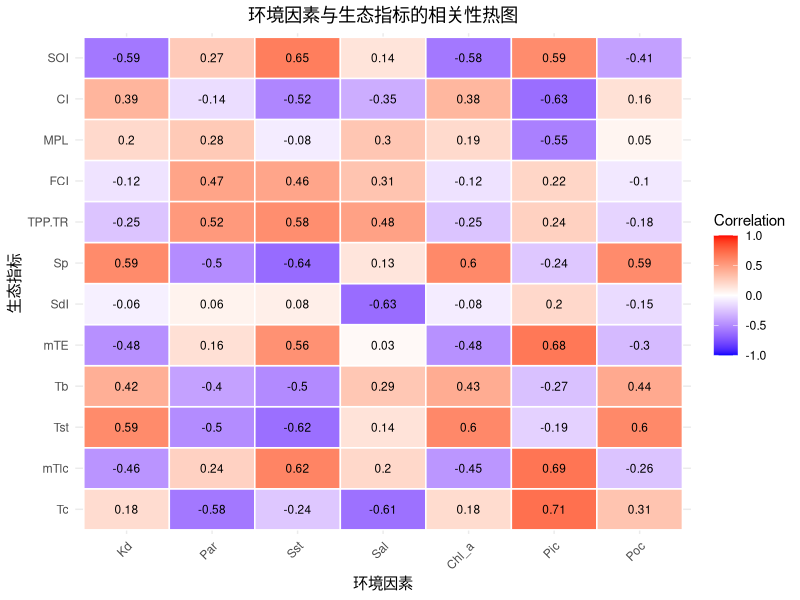
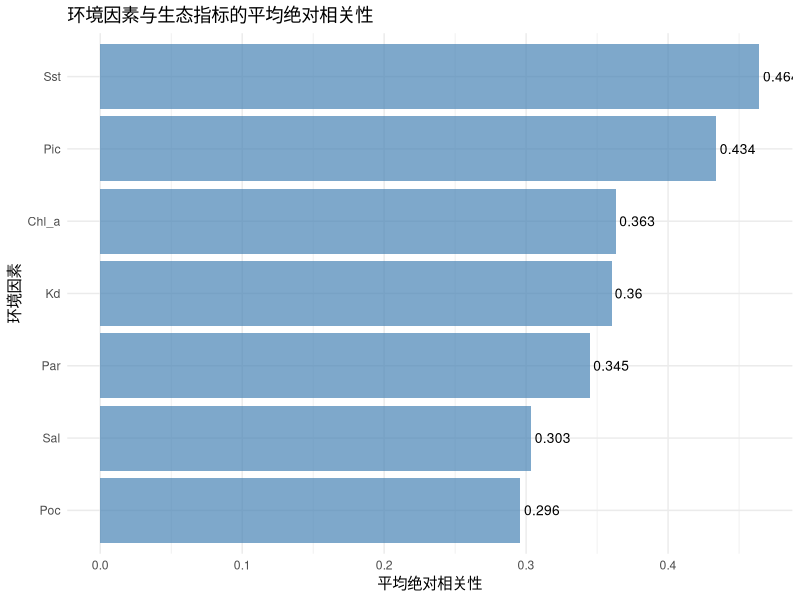
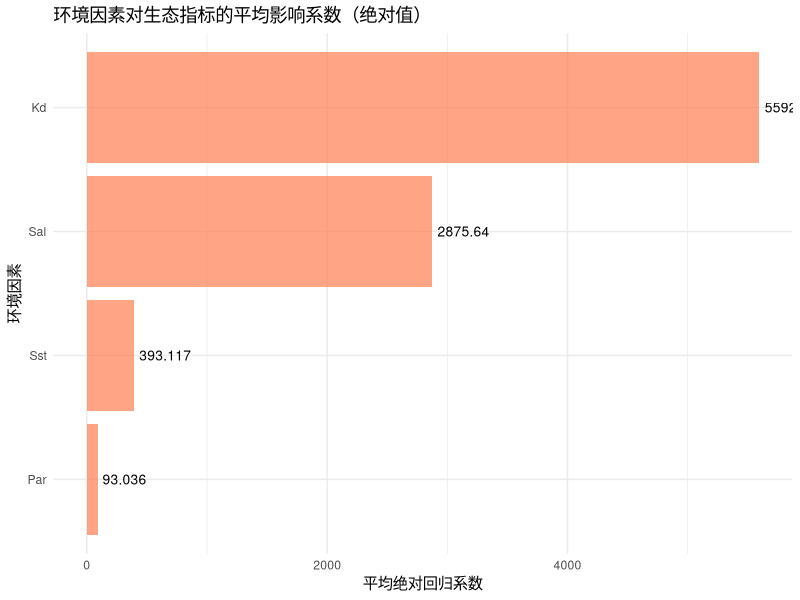
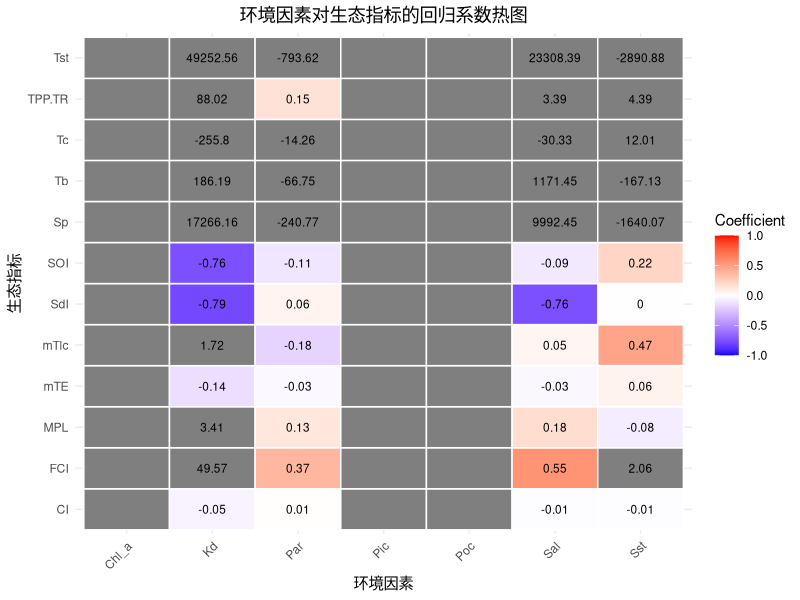
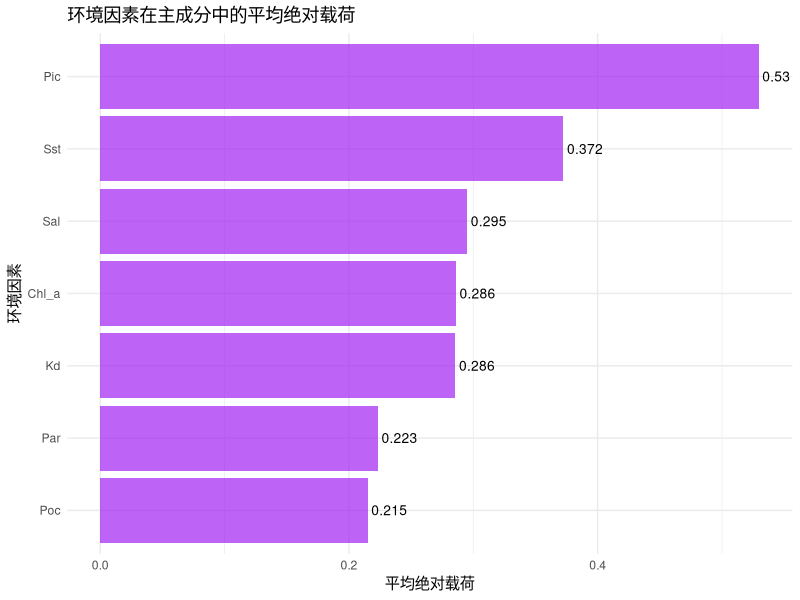
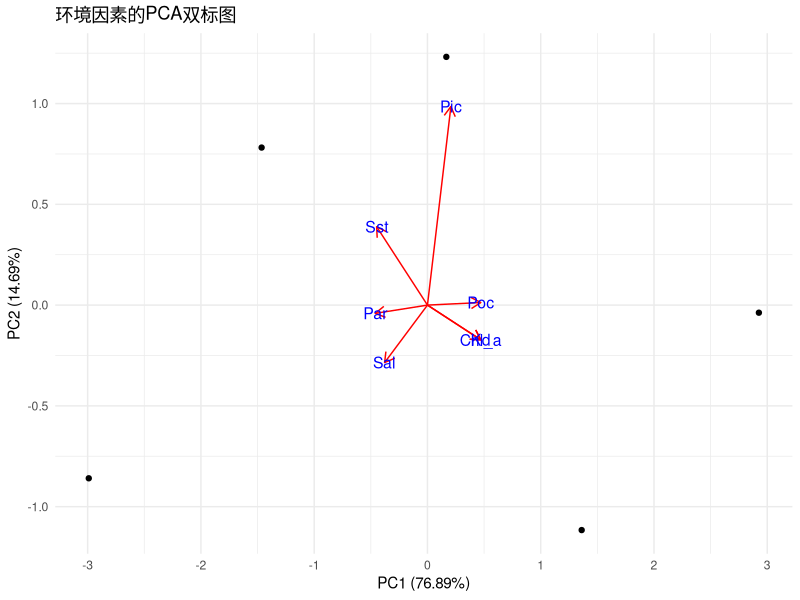
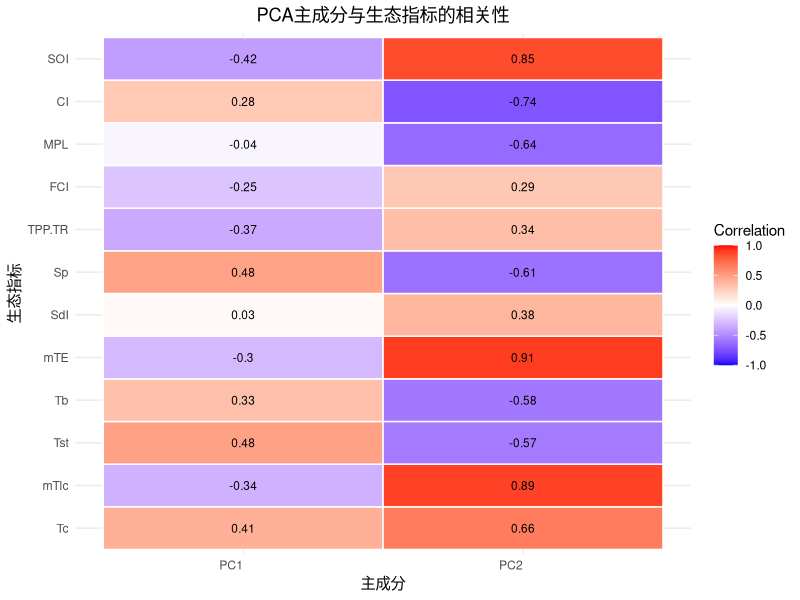
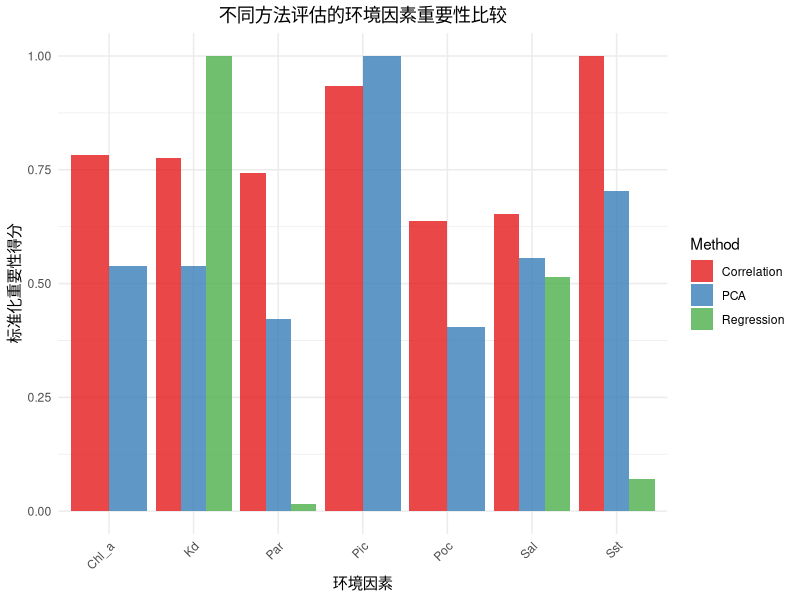

Source code (R) for these figures, in order:
setwd("C:/Users/xupeng/Desktop/HNDenv")
#清理环境
#install.packages("ggeffects")
rm(list=ls())
#加载R包
# 加载包

# 读取数据
env_data <- read.csv("SEM_env.csv")
index_data <- read.csv("SEM_index.csv")

# 合并数据
combined_data <- merge(env_data, index_data, by = "Site")

# 提取环境变量和生态指标
env_vars <- combined_data[, c("Kd", "Par", "Sst", "Sal", "Chl_a", "Pic", "Poc")]
index_vars <- combined_data[, c("Tc", "mTlc", "Tst", "Tb", "mTE", "SdI", "Sp", "TPP.TR", "FCI", "MPL", "CI", "SOI")]

# 计算环境因素与生态指标的相关性矩阵
cor_matrix <- cor(env_vars, index_vars)

# 创建相关性热图
library(ggplot2)
library(reshape2)

cor_melted <- melt(cor_matrix)
colnames(cor_melted) <- c("Environment", "Index", "Correlation")

# 绘制热图
ggplot(cor_melted, aes(x = Environment, y = Index, fill = Correlation)) +
  geom_tile(color = "white", size = 0.5) +
  geom_text(aes(label = round(Correlation, 2)), color = "black", size = 3) +
  scale_fill_gradient2(low = "blue", high = "red", mid = "white", 
                       midpoint = 0, limit = c(-1, 1), space = "Lab", 
                       name = "Correlation") +
  theme_minimal() +
  theme(axis.text.x = element_text(angle = 45, vjust = 1, hjust = 1),
        plot.title = element_text(hjust = 0.5)) +
  labs(title = "环境因素与生态指标的相关性热图",
       x = "环境因素",
       y = "生态指标")

# 计算每个环境因素的平均绝对相关性并绘制条形图
avg_abs_cor <- apply(abs(cor_matrix), 1, mean)
avg_abs_cor <- sort(avg_abs_cor, decreasing = TRUE)

avg_cor_df <- data.frame(
  Environment = names(avg_abs_cor),
  Avg_Abs_Correlation = avg_abs_cor
)

ggplot(avg_cor_df, aes(x = reorder(Environment, Avg_Abs_Correlation), y = Avg_Abs_Correlation)) +
  geom_bar(stat = "identity", fill = "steelblue", alpha = 0.7) +
  coord_flip() +
  theme_minimal() +
  labs(title = "环境因素与生态指标的平均绝对相关性",
       x = "环境因素",
       y = "平均绝对相关性") +
  geom_text(aes(label = round(Avg_Abs_Correlation, 3)), hjust = -0.1, size = 3.5)

# 对每个生态指标进行多元回归分析并提取标准化系数
coef_list <- list()

for (i in 1:ncol(index_vars)) {
  index_name <- colnames(index_vars)[i]
  formula <- as.formula(paste(index_name, "~ Kd + Par + Sst + Sal + Chl_a + Pic + Poc"))
  model <- lm(formula, data = combined_data)
  
  # 提取标准化系数（去除截距）
  coef_df <- data.frame(
    Environment = names(coef(model))[-1],
    Coefficient = coef(model)[-1],
    Index = index_name
  )
  coef_list[[i]] <- coef_df
}

# 合并所有系数
all_coef <- do.call(rbind, coef_list)

# 计算每个环境因素的平均绝对系数
avg_abs_coef <- aggregate(abs(Coefficient) ~ Environment, data = all_coef, mean)
avg_abs_coef <- avg_abs_coef[order(-avg_abs_coef$`abs(Coefficient)`), ]

# 绘制平均绝对系数条形图
ggplot(avg_abs_coef, aes(x = reorder(Environment, `abs(Coefficient)`), y = `abs(Coefficient)`)) +
  geom_bar(stat = "identity", fill = "coral", alpha = 0.7) +
  coord_flip() +
  theme_minimal() +
  labs(title = "环境因素对生态指标的平均影响系数（绝对值）",
       x = "环境因素",
       y = "平均绝对回归系数") +
  geom_text(aes(label = round(`abs(Coefficient)`, 3)), hjust = -0.1, size = 3.5)

# 绘制系数热图（显示正负影响）
coef_matrix <- dcast(all_coef, Environment ~ Index, value.var = "Coefficient")
coef_matrix_melted <- melt(coef_matrix, id.vars = "Environment")

ggplot(coef_matrix_melted, aes(x = Environment, y = variable, fill = value)) +
  geom_tile(color = "white", size = 0.5) +
  geom_text(aes(label = round(value, 2)), color = "black", size = 3) +
  scale_fill_gradient2(low = "blue", high = "red", mid = "white", 
                       midpoint = 0, limit = c(-1, 1), space = "Lab", 
                       name = "Coefficient") +
  theme_minimal() +
  theme(axis.text.x = element_text(angle = 45, vjust = 1, hjust = 1),
        plot.title = element_text(hjust = 0.5)) +
  labs(title = "环境因素对生态指标的回归系数热图",
       x = "环境因素",
       y = "生态指标")

# 对环境因素进行PCA
pca_env <- prcomp(env_vars, scale. = TRUE)

# 提取主成分载荷
loadings <- pca_env$rotation[, 1:2]  # 前两个主成分

# 计算每个环境因素的平均绝对载荷
avg_abs_loading <- apply(abs(loadings), 1, mean)
avg_abs_loading <- sort(avg_abs_loading, decreasing = TRUE)

# 绘制环境因素重要性条形图
loading_df <- data.frame(
  Environment = names(avg_abs_loading),
  Avg_Abs_Loading = avg_abs_loading
)

ggplot(loading_df, aes(x = reorder(Environment, Avg_Abs_Loading), y = Avg_Abs_Loading)) +
  geom_bar(stat = "identity", fill = "purple", alpha = 0.7) +
  coord_flip() +
  theme_minimal() +
  labs(title = "环境因素在主成分中的平均绝对载荷",
       x = "环境因素",
       y = "平均绝对载荷") +
  geom_text(aes(label = round(Avg_Abs_Loading, 3)), hjust = -0.1, size = 3.5)

# 绘制PCA双标图
library(ggfortify)

autoplot(pca_env, data = combined_data, 
         loadings = TRUE, loadings.label = TRUE,
         loadings.label.size = 4, loadings.label.colour = 'blue',
         scale = 0) +
  theme_minimal() +
  labs(title = "环境因素的PCA双标图")

# 计算主成分与生态指标的相关性并绘制热图
pca_scores <- as.data.frame(pca_env$x)
pca_cor <- cor(pca_scores[, 1:2], index_vars)

pca_cor_melted <- melt(pca_cor)
colnames(pca_cor_melted) <- c("PC", "Index", "Correlation")

ggplot(pca_cor_melted, aes(x = PC, y = Index, fill = Correlation)) +
  geom_tile(color = "white", size = 0.5) +
  geom_text(aes(label = round(Correlation, 2)), color = "black", size = 3) +
  scale_fill_gradient2(low = "blue", high = "red", mid = "white", 
                       midpoint = 0, limit = c(-1, 1), space = "Lab", 
                       name = "Correlation") +
  theme_minimal() +
  theme(axis.text.x = element_text(angle = 0, vjust = 1, hjust = 1),
        plot.title = element_text(hjust = 0.5)) +
  labs(title = "PCA主成分与生态指标的相关性",
       x = "主成分",
       y = "生态指标")

# 创建综合比较图
# 准备数据
cor_df <- data.frame(
  Environment = names(avg_abs_cor),
  Correlation = avg_abs_cor,
  Method = "Correlation"
)

reg_df <- data.frame(
  Environment = avg_abs_coef$Environment,
  Value = avg_abs_coef$`abs(Coefficient)`,
  Method = "Regression"
)

pca_df <- data.frame(
  Environment = names(avg_abs_loading),
  Value = avg_abs_loading,
  Method = "PCA"
)

# 标准化值
cor_df$Std_Value <- cor_df$Correlation / max(cor_df$Correlation)
reg_df$Std_Value <- reg_df$Value / max(reg_df$Value)
pca_df$Std_Value <- pca_df$Value / max(pca_df$Value)

# 合并数据
combined_methods <- rbind(cor_df[, c("Environment", "Std_Value", "Method")],
                          reg_df[, c("Environment", "Std_Value", "Method")],
                          pca_df[, c("Environment", "Std_Value", "Method")])

# 绘制综合比较图
ggplot(combined_methods, aes(x = Environment, y = Std_Value, fill = Method)) +
  geom_bar(stat = "identity", position = "dodge", alpha = 0.8) +
  theme_minimal() +
  theme(axis.text.x = element_text(angle = 45, vjust = 1, hjust = 1),
        plot.title = element_text(hjust = 0.5)) +
  labs(title = "不同方法评估的环境因素重要性比较",
       x = "环境因素",
       y = "标准化重要性得分") +
  scale_fill_brewer(palette = "Set1")

# 计算综合得分
composite_score <- aggregate(Std_Value ~ Environment, data = combined_methods, mean)
composite_score <- composite_score[order(-composite_score$Std_Value), ]

# 绘制综合得分条形图
ggplot(composite_score, aes(x = reorder(Environment, Std_Value), y = Std_Value)) +
  geom_bar(stat = "identity", fill = "darkgreen", alpha = 0.7) +
  coord_flip() +
  theme_minimal() +
  labs(title = "环境因素对生态指标影响的综合评分",
       x = "环境因素",
       y = "综合重要性得分") +
  geom_text(aes(label = round(Std_Value, 3)), hjust = -0.1, size = 3.5)
